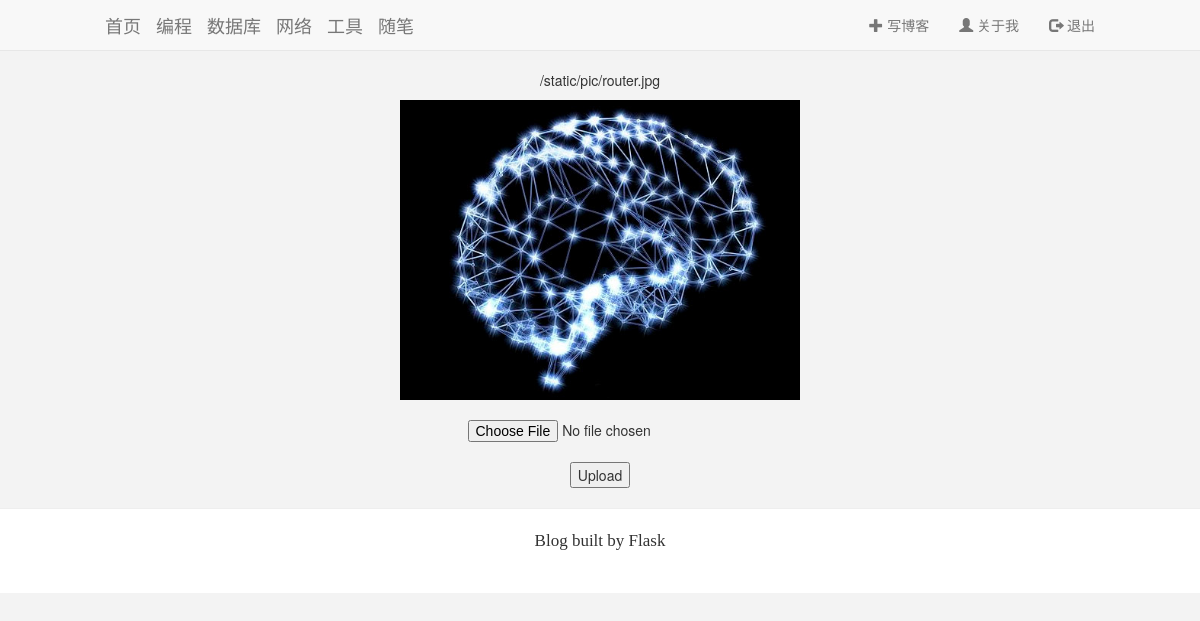
Screenshot of /uploaded_file/11 (signed in) with the database file from the repository.
### app/models.py (models this page shows)
class Post(db.Model):
    __tablename__ = 'posts'
    id = db.Column(db.Integer, primary_key=True)
    head_pic = db.Column(db.Text, default='/static/pic/test3.jpg')
    body_pic = db.Column(db.Text)
    title = db.Column(db.Text)
    body = db.Column(db.Text)
    abstract = db.Column(db.Text)
    tag = db.Column(db.Text)
    timestamp = db.Column(db.DateTime, index=True, default=datetime.utcnow)
    comments = db.relationship('Comment', backref='role')
    is_active = db.Column(db.Boolean, default=True)

### app/main/view.py (the view, shortened to what this page needs)
@main.route('/uploaded_file/<id>', methods=['GET', 'POST'])
@login_required
def uploaded_file(id):
    post = Post.query.filter_by(id=id).first()
    p = post.head_pic
    return render_template('theme_pic.html', filenam=p, id=id)

### app/main/view.py (called while the page is built)
@login_manager.user_loader
def load_user(user_id):
    return Admin.query.get(int(user_id))

### app/templates/theme_pic.html (shortened to what this page needs)
<!DOCTYPE html>
{% extends "base.html" %}
{% block body %}
<body>
<div class="container">
    <div class="row" align="center">
        <p>{{ filenam }}</p>
        <img src= "{{ filenam }}" width="400" height="300"><br><br>
        <form action="" method=post enctype=multipart/form-data>
             <input type=file name=file><br>
             <input type=submit value=Upload>
        </form>
    </div>
</div>
</body>
{% endblock %}

### app/static/css/customization.css (style rules this page uses)
body { padding-top: 70px; background-color: #f3f3f3; }
.container { padding-right: 90px; padding-left: 90px; margin-right: auto; margin-left: auto; }

### rows the page displays
Post: head_pic "/static/pic/router.jpg", head_pic (picture)
